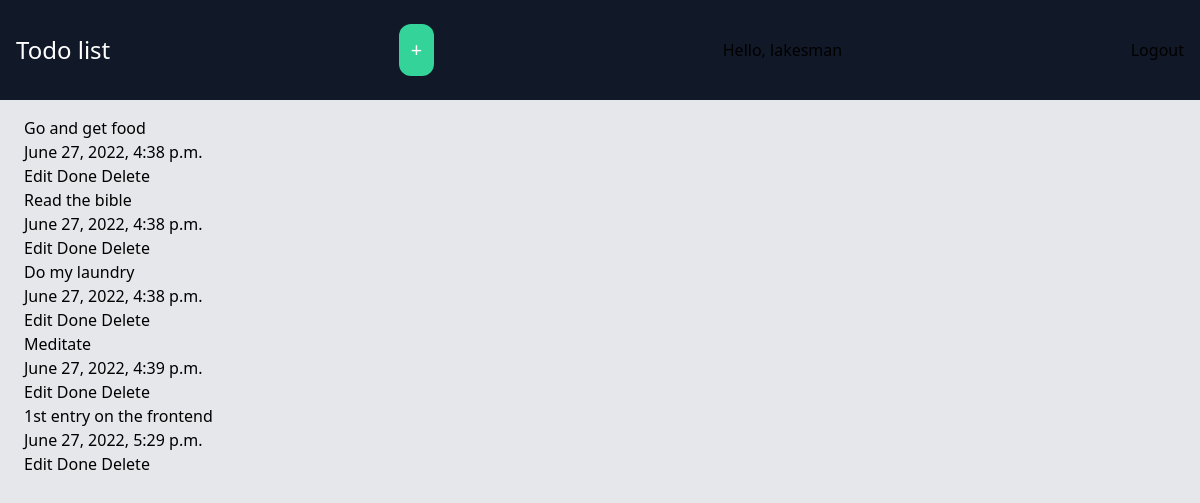
The app's page / (signed in) with its own data.
### todo/models.py (models this page shows, shortened)
class Task(models.Model):
    user = models.ForeignKey(User, on_delete=models.CASCADE)
    title = models.CharField(max_length=255)
    completed = models.BooleanField(default=False)
    created_at = models.DateTimeField(auto_now_add=True)

### todo/views.py (the view)
# urls.py: 2. Add a URL to urlpatterns:  path('', views.home, name='home')
@login_required(login_url='loginpage')
def home(request):
    tasks = Task.objects.filter(user=request.user)
    return render(request, "todo/homepage.html", {'tasks': tasks})

### todo/templates/todo/homepage.html (shortened to what this page needs)
{% extends 'todo/base.html' %}
{% block nav %}
    <a href="{% url 'add' %}" class="p-3 bg-emerald-400 text-white text-xl rounded-xl">+</a>
    <span> Hello, {{request.user}}</span>
    <span><a href="{% url 'logout' %}">Logout</a></span>
{% endblock nav %}
{% block content%}
    {% for task in tasks %}
        <h3>{{ task.title }}</h3>
        <h4>{{ task.created_at }}</h4>
        <a href="{% url 'edit' task.id %}"> Edit</a>
        <a href=""> Done</a>
        <a href="{% url 'delete' task.id %}"> Delete</a>
    {% empty %}
        <a href="{% url 'add' %}"> Add your first task</a>
    {% endfor %}
{% endblock content%}

### todo/templates/todo/base.html (shortened to what this page needs)
<!DOCTYPE html>
<html>
    <head>
        <script src="https://cdn.tailwindcss.com"></script>
    </head>
    <body class="bg-gray-200">
        <nav class="py-6 px-4 bg-gray-900 flex justify-between items-center">
            <h1 class="text-white text-2xl">Todo list</h1>
            {% block nav %}
            {% endblock nav %}
        </nav>
        <div class="px-6 py-4">
            {% block content%}
            {% endblock content%}
        </div>
    </body>
</html>

### records on screen
Task: title "Go and get food", created_at "June 27, 2022, 4:38 p.m."
Task: title "Read the bible", created_at "June 27, 2022, 4:38 p.m."
Task: title "Do my laundry", created_at "June 27, 2022, 4:38 p.m."
Task: title "Meditate", created_at "June 27, 2022, 4:39 p.m."
Task: title "1st entry on the frontend", created_at "June 27, 2022, 5:29 p.m."

### other values on screen
{{ request.user }} "lakesman"
